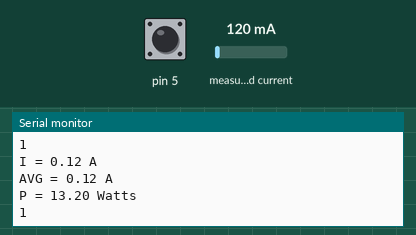
This sketch was run on a simulated Arduino Uno, built with avr-gcc and run on an emulated ATmega328P. Parts: the last lines printed to the serial monitor. Inputs (shaded band) come from the test bench; at power-on: measured current 120 mA, pin 5 HIGH.

Above: at 1.8 s.
1.9 s: measured current set to 40 mA
At 2.9 s:
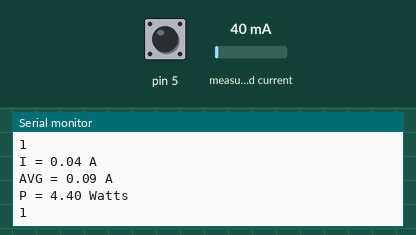
3.4 s: pin 5 pulled LOW for 1.25 s
At 5.0 s:
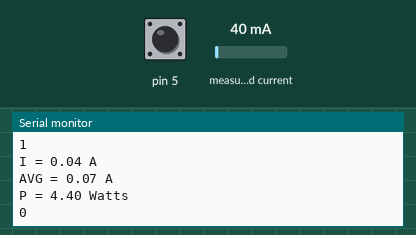
6.1 s: measured current set to 500 mA
At 7.0 s:
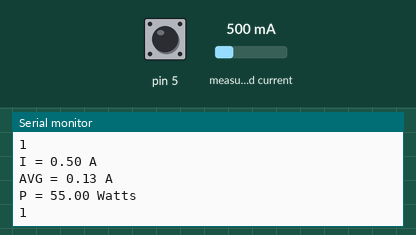
Timing chart, 0 to 9.1 s (numbered marks = the images above; inputs shaded):
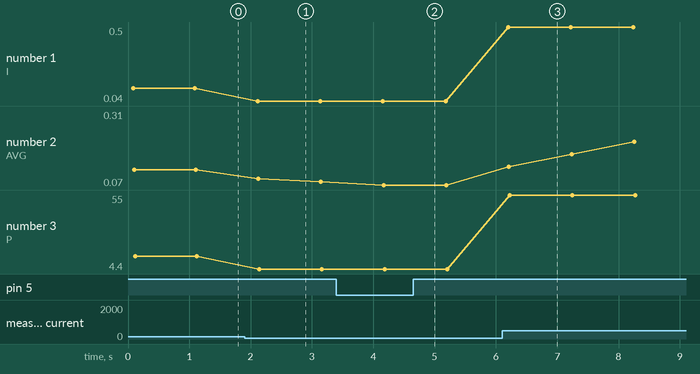

The sketch:

current.ino
```cpp
#include "ACS712.h"

/*
  This example shows how to measure the power consumption
  of devices in 230V electrical system
  or any other system with alternative current
*/

// We have 30 amps version sensor connected to A0 pin of arduino
// Replace with your version if necessary
ACS712 sensor(ACS712_20A, A0);

void setup() {
  Serial.begin(9600);
  pinMode(A0,INPUT);
  pinMode(5,INPUT_PULLUP);
  // calibrate() method calibrates zero point of sensor,
  // It is not necessary, but may positively affect the accuracy
  // Ensure that no current flows through the sensor at this moment
  // If you are not sure that the current through the sensor will not leak during calibration - comment out this method
  Serial.println("Calibrating... Ensure that no current flows through the sensor at this moment");
  sensor.calibrate();
  Serial.println("Done!");
}
double count=0;
double avg=0;
void loop() {
  // We use 230V because it is the common standard in European countries
  // Change to your local, if necessary
  float U = 110;

  // To measure current we need to know the frequency of current
  // By default 50Hz is used, but you can specify desired frequency
  // as first argument to getCurrentAC() method, if necessary
  float I = sensor.getCurrentAC();

  // To calculate the power we need voltage multiplied by current
  float P = U * I;
  count++;
  avg+=I;
  Serial.println(String("I = ") + I + " A");
  Serial.println(String("AVG = ") + avg/count + " A");
  Serial.println(String("P = ") + P + " Watts");
  Serial.println(digitalRead(5));
  delay(1000);
}
```

Measured:
- after the input at 1.9 s, the serial monitor: prints a new line after 0.21 s (image 1)
- after the input at 3.4 s, the serial monitor: prints a new line after 0.80 s (image 2)
- after the input at 6.1 s, the serial monitor: prints a new line after 0.10 s (image 3)
- plotted number 1: 0.12 → 0.04 after the input at 1.9 s, 0.04 → 0.5 after the input at 6.1 s
- plotted number 2: 0.12 → 0.08 after the input at 1.9 s, 0.07 → 0.31 after the input at 6.1 s
- plotted number 3: 13.2 → 4.4 after the input at 1.9 s, 4.4 → 55 after the input at 6.1 s
